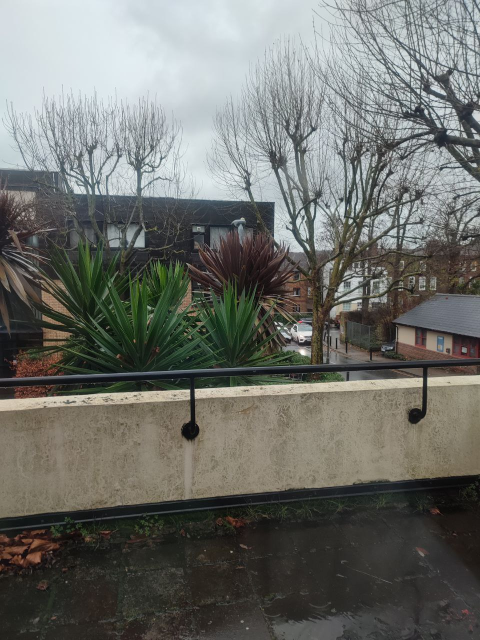
#> input picture Descriptores de puntos caracteristicos/assets/terraza2.jpg, 960 x 1280 px, found by its file name (shown at 1/2 size)
$ python apartadoD.py
#> lines starting #> are read from the running program, lines starting #| are printed output that depends on the picture; after the words box and inside, x2 and y2 are one past the last pixel; in counts of white or black regions, pixels touching at a corner belong together
# -*- coding: utf-8 -*-

"""
File: apartadoD.py
Author: Isabel Manzaneque
Date: 19/12/2023
Description: Descriptores de puntos característicos.

"""

import cv2
import numpy as np
import imutils

cv2.ocl.setUseOpenCL(False)

# select the image id (valid values 1,2,3, or 4)
feature_extractor = 'sift' # one of 'sift', 'surf', 'brisk', 'orb'
feature_matching = 'knn'

# read images and transform them to grayscale
trainImg = cv2.imread(".\\assets\\terraza2.jpg")
#> trainImg is the input picture: shape (1280, 960, 3); mean B, G, R 105.8, 110.7, 109.2
queryImg = cv2.imread(".\\assets\\terraza1.jpg")
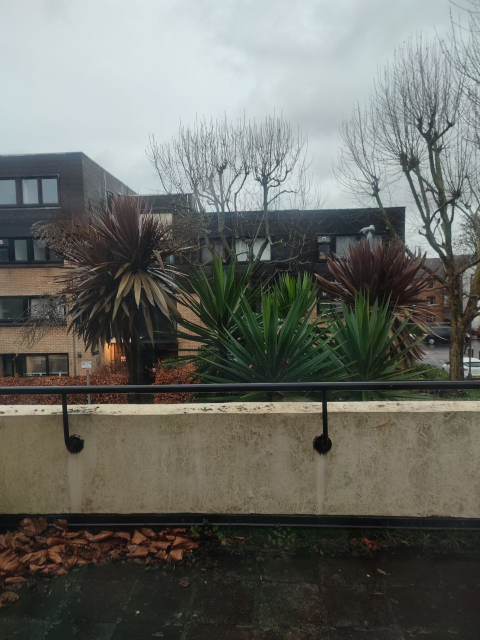
#> input picture Descriptores de puntos caracteristicos/assets/terraza1.jpg, 960 x 1280 px, found by its file name (shown at 1/2 size)
#> queryImg is the input picture: shape (1280, 960, 3); mean B, G, R 101.5, 107.4, 105.8
trainImg2 = cv2.imread(".\\assets\\terraza3.jpg")
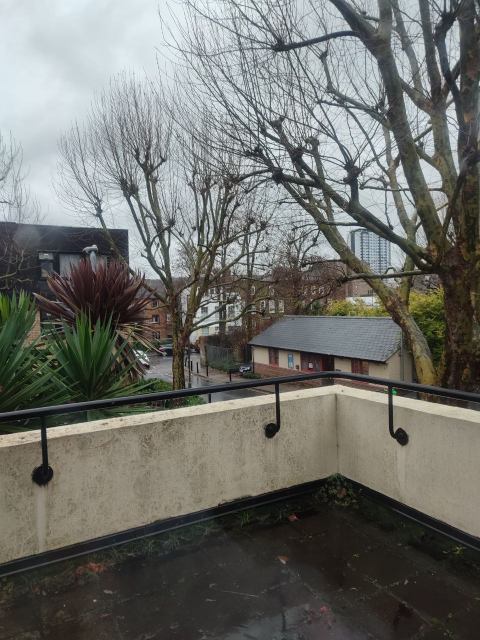
#> input picture Descriptores de puntos caracteristicos/assets/terraza3.jpg, 960 x 1280 px, found by its file name (shown at 1/2 size)
#> trainImg2 is the input picture: shape (1280, 960, 3); mean B, G, R 106.5, 111.3, 110.2
trainImg_gray = cv2.cvtColor(trainImg, cv2.COLOR_RGB2GRAY)
queryImg_gray = cv2.cvtColor(queryImg, cv2.COLOR_RGB2GRAY)
trainImg2_gray = cv2.cvtColor(trainImg2, cv2.COLOR_RGB2GRAY)

def detectAndDescribe(image, method=None):
    """
    Compute key points and feature descriptors using an specific method
    """
#> called with method = 'sift'

    assert method is not None, "You need to define a feature detection method. Values are: 'sift', 'surf'"

    # detect and extract features from the image
    if method == 'sift':
        descriptor = cv2.SIFT_create()
    elif method == 'surf':
        descriptor = cv2.xfeatures2d.SURF_create()
    elif method == 'brisk':
        descriptor = cv2.BRISK_create()
    elif method == 'orb':
        descriptor = cv2.ORB_create()

    # get keypoints and descriptors
    (kps, features) = descriptor.detectAndCompute(image, None)
#> kps = 9117 keypoints; strongest (x, y, size): (552, 647, 3.3), (557, 656, 3.8), (606, 704, 11.3), (747, 416, 2.1)

    return (kps, features)


def createMatcher(method,crossCheck):
    "Create and return a Matcher Object"

    if method == 'sift' or method == 'surf':
        bf = cv2.BFMatcher(cv2.NORM_L2, crossCheck=crossCheck)
    elif method == 'orb' or method == 'brisk':
        bf = cv2.BFMatcher(cv2.NORM_HAMMING, crossCheck=crossCheck)
    return bf


def matchKeyPointsBF(featuresA, featuresB, method):
    bf = createMatcher(method, crossCheck=True)

    # Match descriptors.
    best_matches = bf.match(featuresA,featuresB)

    # Sort the features in order of distance.
    # The points with small distance (more similarity) are ordered first in the vector
    rawMatches = sorted(best_matches, key = lambda x:x.distance)
    print("Raw matches (Brute force):", len(rawMatches))
    return rawMatches


def matchKeyPointsKNN(featuresA, featuresB, ratio, method):
    bf = createMatcher(method, crossCheck=False)
    # compute the raw matches and initialize the list of actual matches
    rawMatches = bf.knnMatch(featuresA, featuresB, 2)
    print("Raw matches (knn):", len(rawMatches))
    matches = []

    # loop over the raw matches
    for m,n in rawMatches:
        # ensure the distance is within a certain ratio of each
        # other (i.e. Lowe's ratio test)
        if m.distance < n.distance * ratio:
            matches.append(m)
    return matches

def getHomography(kpsA, kpsB, featuresA, featuresB, matches, reprojThresh):
    # convert the keypoints to numpy arrays
    kpsA = np.float32([kp.pt for kp in kpsA])
    kpsB = np.float32([kp.pt for kp in kpsB])

    if len(matches) > 4:

        # construct the two sets of points
        ptsA = np.float32([kpsA[m.queryIdx] for m in matches])
        ptsB = np.float32([kpsB[m.trainIdx] for m in matches])

        # estimate the homography between the sets of points
        (H, status) = cv2.findHomography(ptsA, ptsB, cv2.RANSAC,
            reprojThresh)

        return (matches, H, status)
    else:
        return None


print("Using: {} feature matcher".format(feature_matching))

## Pegar terraza1 y terraza2 ----------------------------------------------------
# encontrar y dibujar keypoints and features
kpsA, featuresA = detectAndDescribe(trainImg_gray, method=feature_extractor)
#> kpsA has the same summary as kps in detectAndDescribe
kpsB, featuresB = detectAndDescribe(queryImg_gray, method=feature_extractor)
#> in detectAndDescribe (call 2), `(kps, features) = descriptor.detectAndCompute(image, None)`: kps = 5977 keypoints; strongest (x, y, size): (821, 670, 3), (938, 672, 2.2), (260, 682, 2.7), (818, 516, 2.6)
#> kpsB has the same summary as kps in detectAndDescribe
kpimg1 = cv2.drawKeypoints(trainImg_gray,kpsA,None,color=(0,255,0))
kpimg2 = cv2.drawKeypoints(queryImg_gray,kpsB,None,color=(0,255,0))

# dibujar matches
if feature_matching == 'bf':
    matches = matchKeyPointsBF(featuresA, featuresB, method=feature_extractor)
    matchedImg = cv2.drawMatches(trainImg,kpsA,queryImg,kpsB,matches[:100],
                           None,flags=cv2.DrawMatchesFlags_NOT_DRAW_SINGLE_POINTS)
elif feature_matching == 'knn':
    matches = matchKeyPointsKNN(featuresA, featuresB, ratio=0.75, method=feature_extractor)
#> in matchKeyPointsKNN, `rawMatches = bf.knnMatch(featuresA, featuresB, 2)`: rawMatches = 9117 matches
#| Raw matches (knn): 9117
#> after the loop in matchKeyPointsKNN, `for m,n in rawMatches:`: matches = 1231 matches
#> matches = 1231 matches
    matchedImg = cv2.drawMatches(trainImg,kpsA,queryImg,kpsB,np.random.choice(matches,100),
                           None,flags=cv2.DrawMatchesFlags_NOT_DRAW_SINGLE_POINTS)


M = getHomography(kpsA, kpsB, featuresA, featuresB, matches, reprojThresh=4)
#> in getHomography, `kpsA = np.float32([kp.pt for kp in kpsA])`: kpsA = 9117 pairs, first value 2.59 to 957.2, second value 2.35 to 1277.2
#> in getHomography, `kpsB = np.float32([kp.pt for kp in kpsB])`: kpsB = 5977 pairs, first value 2.99 to 956.9, second value 3.67 to 1272
#> in getHomography, `ptsA = np.float32([kpsA[m.queryIdx] for m in matches])`: ptsA = 1231 pairs, first value 4.03 to 939.2, second value 82.16 to 1261.7
#> in getHomography, `ptsB = np.float32([kpsB[m.trainIdx] for m in matches])`: ptsB = 1231 pairs, first value 78.89 to 952.2, second value 73.71 to 1256.9
#> in getHomography, `(H, status) = cv2.findHomography(ptsA, ptsB, cv2.RANSAC, reprojThresh)`: H = [[0.731, 0.00283, 283.7], [-0.178, 0.877, 90.91], [-0.000269, -2.5e-05, 1]]; status = 1231 values, max 1 at index 1, min 0 at index 0, mean 0.803
#> M = 3 matches
if M is None:
    print("Error!")
(matches, H, status) = M
print(H)
#| [[ 7.31195611e-01  2.83185627e-03  2.83737501e+02]
#|  [-1.77567706e-01  8.76896269e-01  9.09058882e+01]
#|  [-2.68674232e-04 -2.50174255e-05  1.00000000e+00]]


# Apply panorama correction
width = trainImg.shape[1] + queryImg.shape[1]
#> width = 1920
height = trainImg.shape[0] + queryImg.shape[0]
#> height = 2560
result = cv2.warpPerspective(trainImg, H, (width, height))
result[0:queryImg.shape[0], 0:queryImg.shape[1]] = queryImg

# transform the panorama image to grayscale and threshold it
gray = cv2.cvtColor(result, cv2.COLOR_BGR2GRAY)
thresh = cv2.threshold(gray, 0, 255, cv2.THRESH_BINARY)[1]
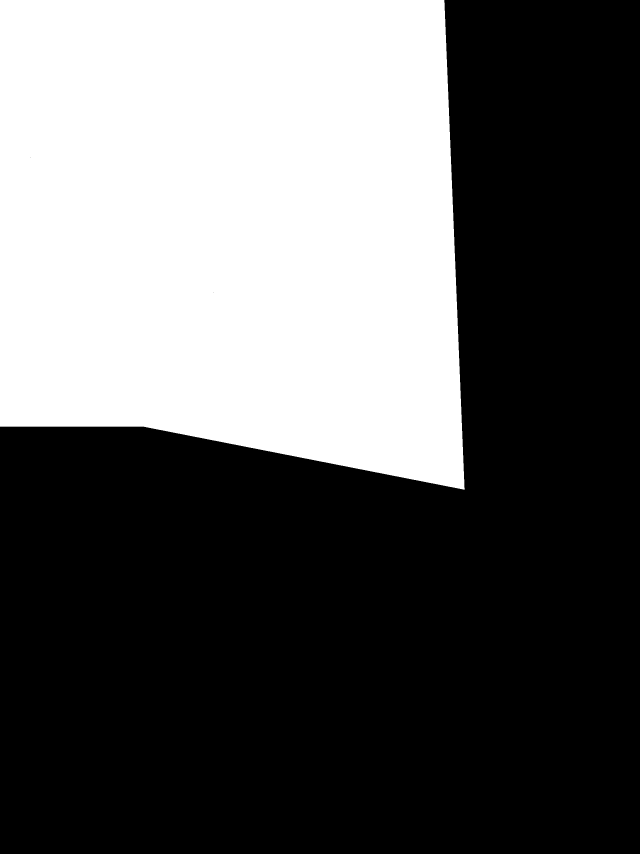
#> thresh: shape (2560, 1920) (shown at 1/3 size); 37.2% white; 1 white region

# Finds contours from the binary image
cnts = cv2.findContours(thresh.copy(), cv2.RETR_EXTERNAL, cv2.CHAIN_APPROX_SIMPLE)
#> cnts = 1 contour; box (x1, y1, x2, y2) and area: (0, 0, 1394, 1469) 1827935
cnts = imutils.grab_contours(cnts)

# get the maximum contour area
c = max(cnts, key=cv2.contourArea)
#> c = contour of 504 points, box (x1, y1, x2, y2) (0, 0, 1394, 1469), area 1827935

# get a bbox from the contour area
(x, y, w, h) = cv2.boundingRect(c)
#> x = 0; y = 0; w = 1394; h = 1469

# crop the image to the bbox coordinates
#result = result[y:y + h, x:x + w]
result = result[y:y + h, x:x + (w-70)]
#> result: shape (1469, 1324, 3)
result_gray = cv2.cvtColor(result, cv2.COLOR_RGB2GRAY)

## Pegar resultado anterior y terraza3 ----------------------------------------------------
# encontrar y dibujar keypoints and features
kpsA, featuresA = detectAndDescribe(trainImg2_gray, method=feature_extractor)
#> in detectAndDescribe (call 3), `(kps, features) = descriptor.detectAndCompute(image, None)`: kps = 9233 keypoints; strongest (x, y, size): (622, 531, 2.2), (617, 530, 1.9), (274, 710, 3), (408, 498, 5.3)
#> kpsA has the same summary as kps in detectAndDescribe
kpsB, featuresB = detectAndDescribe(result_gray, method=feature_extractor)
#> in detectAndDescribe (call 4), `(kps, features) = descriptor.detectAndCompute(image, None)`: kps = 12590 keypoints; strongest (x, y, size): (821, 670, 3), (938, 672, 2.2), (260, 682, 2.7), (818, 516, 2.6)
#> kpsB has the same summary as kps in detectAndDescribe
kpimg1 = cv2.drawKeypoints(trainImg2_gray,kpsA,None,color=(0,255,0))
kpimg2 = cv2.drawKeypoints(result_gray,kpsB,None,color=(0,255,0))
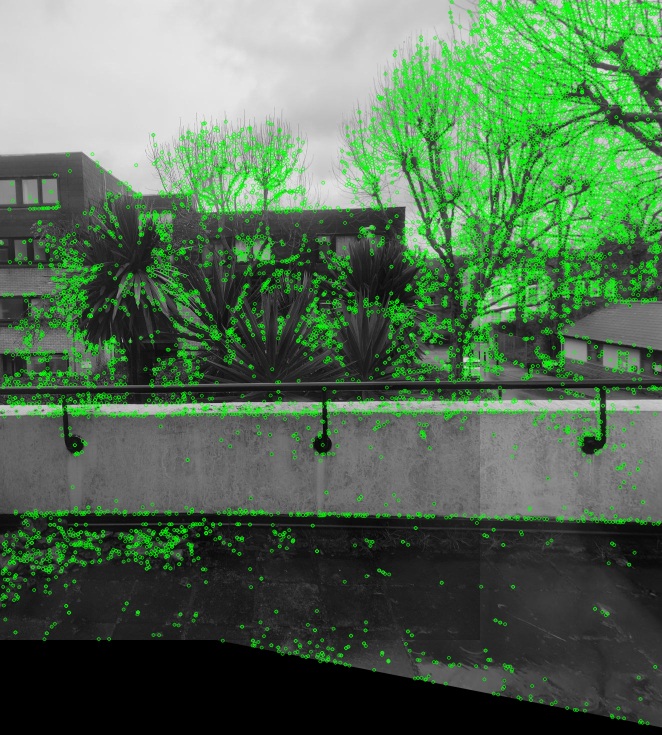
#> kpimg2: shape (1469, 1324, 3) (shown at 1/2 size); mean of channels 0, 1, 2 81.3, 109.1, 81.3; drawn as B, G, R

# dibujar matches
if feature_matching == 'bf':
    matches = matchKeyPointsBF(featuresA, featuresB, method=feature_extractor)
    matchedImg = cv2.drawMatches(trainImg2,kpsA,result,kpsB,matches[:100],
                           None,flags=cv2.DrawMatchesFlags_NOT_DRAW_SINGLE_POINTS)
elif feature_matching == 'knn':
    matches = matchKeyPointsKNN(featuresA, featuresB, ratio=0.75, method=feature_extractor)
#> in matchKeyPointsKNN (call 2), `rawMatches = bf.knnMatch(featuresA, featuresB, 2)`: rawMatches = 9233 matches
#| Raw matches (knn): 9233
#> after the loop in matchKeyPointsKNN (call 2), `for m,n in rawMatches:`: matches = 1151 matches
#> matches = 1151 matches
    matchedImg = cv2.drawMatches(trainImg2,kpsA,result,kpsB,np.random.choice(matches,100),
                           None,flags=cv2.DrawMatchesFlags_NOT_DRAW_SINGLE_POINTS)
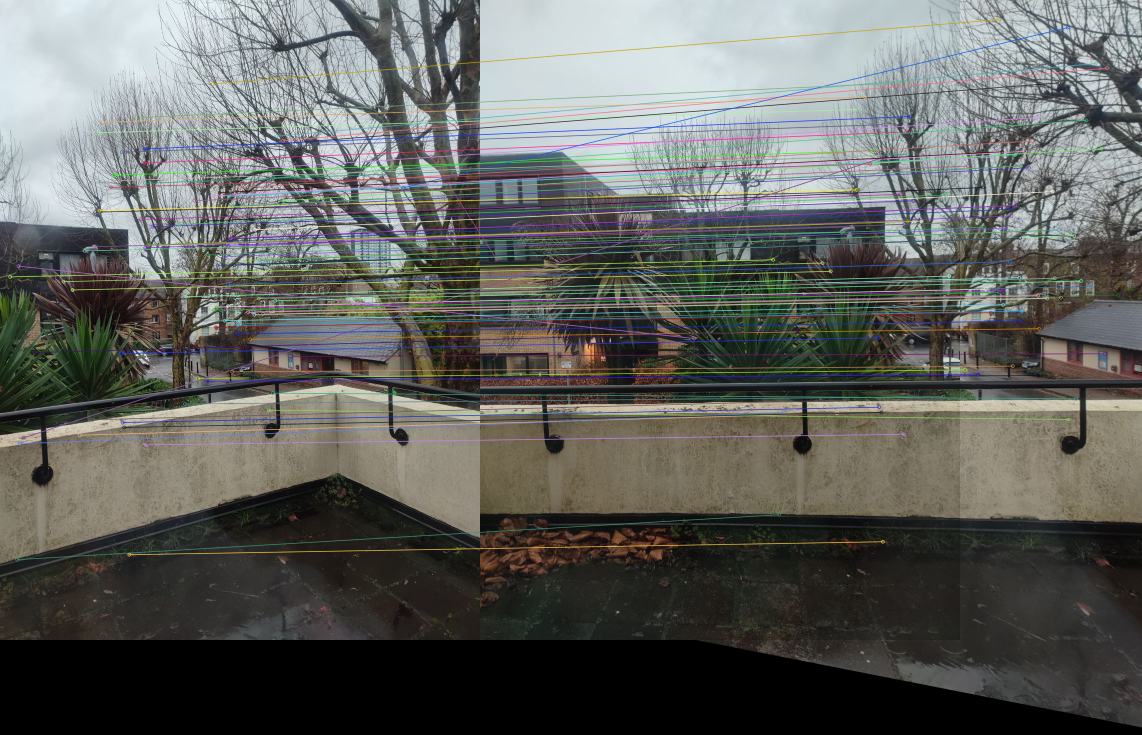
#> matchedImg: shape (1469, 2284, 3) (shown at 1/2 size); mean B, G, R 93.6, 97.5, 96.1


M = getHomography(kpsA, kpsB, featuresA, featuresB, matches, reprojThresh=4)
if M is None:
    print("Error!")
(matches, H, status) = M
#> H = [[0.504, 0.00564, 581], [-0.319, 0.949, 7.73], [-0.000561, 4.31e-05, 1]]; status = 1151 values, max 1 at index 1, min 0 at index 0, mean 0.74
print(H)
#| [[ 5.04011298e-01  5.63506127e-03  5.80996469e+02]
#|  [-3.19219461e-01  9.49340862e-01  7.72745623e+00]
#|  [-5.61024200e-04  4.31124469e-05  1.00000000e+00]]


# Apply panorama correction
width = trainImg2.shape[1] + result.shape[1]
#> width = 2284
height = trainImg2.shape[0] + result.shape[0]
#> height = 2749
result2 = cv2.warpPerspective(trainImg2, H, (width, height))
result2[0:result.shape[0], 0:result.shape[1]] = result
gray = cv2.cvtColor(result2, cv2.COLOR_BGR2GRAY)
#> gray: shape (2749, 2284)
thresh = cv2.threshold(gray, 0, 255, cv2.THRESH_BINARY)[1]
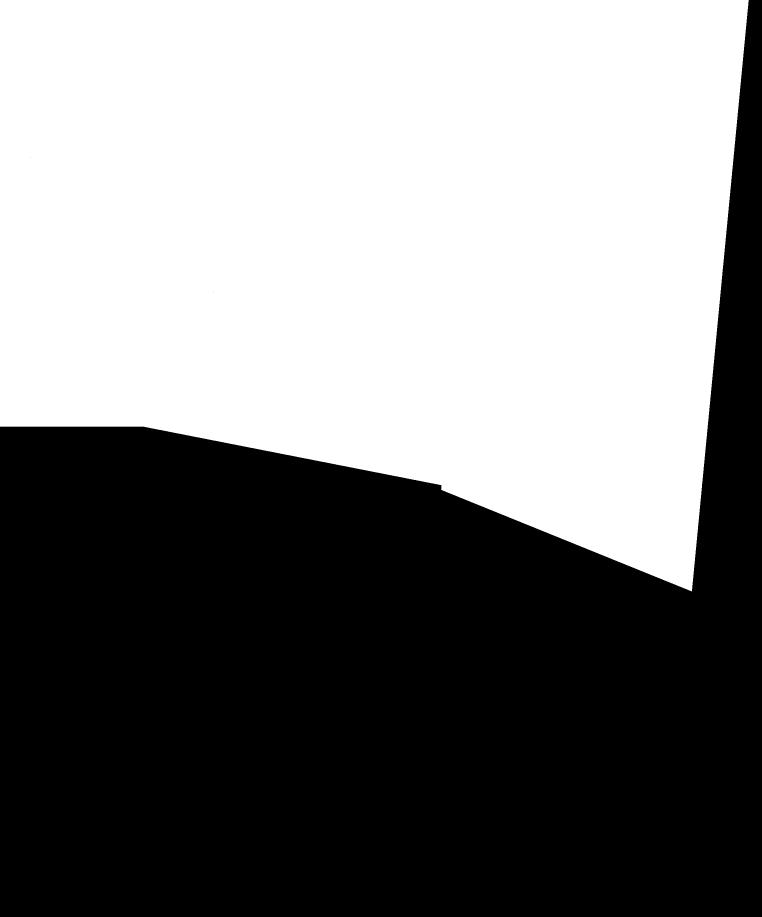
#> thresh: shape (2749, 2284) (shown at 1/3 size); 50.1% white; 3 black regions (2 under 20 px)
cnts = cv2.findContours(thresh.copy(), cv2.RETR_EXTERNAL, cv2.CHAIN_APPROX_SIMPLE)
#> cnts = 1 contour; box (x1, y1, x2, y2) and area: (0, 0, 2246, 1774) 3139970
cnts = imutils.grab_contours(cnts)
c = max(cnts, key=cv2.contourArea)
#> c = contour of 1306 points, box (x1, y1, x2, y2) (0, 0, 2246, 1774), area 3139970
(x, y, w, h) = cv2.boundingRect(c)
#> w = 2246; h = 1774
result2 = result2[y:y + h, x:x + w]
#> result2: shape (1774, 2246, 3)


cv2.imshow("result", cv2.resize(result2, None, fx=0.4, fy=0.4))
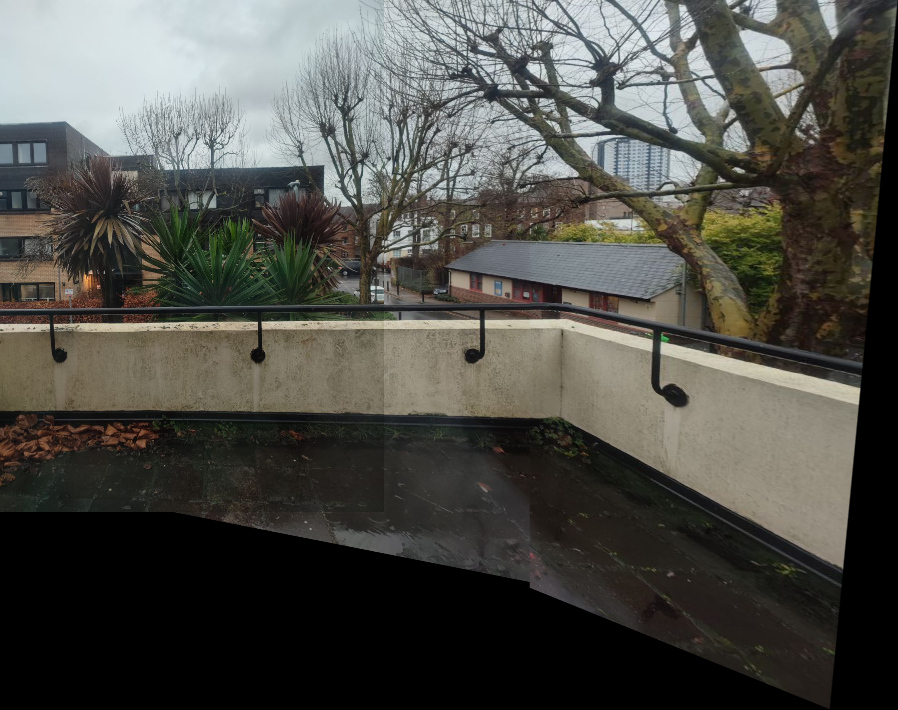
#> window 'result': shape (710, 898, 3); mean B, G, R 72, 77.5, 77.8
cv2.waitKey(0)
cv2.destroyAllWindows()
